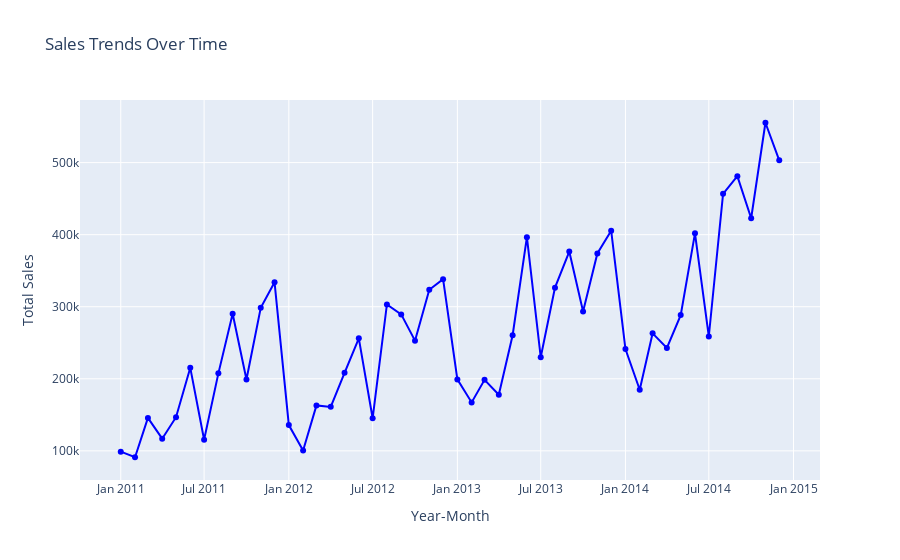

Notebook source saved alongside this figure:
### Markdown cell above
### Sales Trend over time

### Code cell
import plotly.express as px

#df['order_date'] = pd.to_datetime(df['order_date'])
df['Year_month'] = df['Order.Date'].dt.to_period('M').astype(str)
sales_trends = df.groupby('Year_month')['Sales'].sum().reset_index()

fig3 = px.line(sales_trends, x='Year_month', y='Sales', title='Sales Trends Over Time',
               labels={'Year_month': 'Year-Month', 'Sales': 'Total Sales'},
               markers=True)
fig3.update_traces(line_color='blue')
fig3.show()

### Figure 1 — Plotly figure (JSON) as saved in the notebook; plotly's stock layout.template omitted (floating-point values rounded to 4 significant figures)
{"data": [{"hovertemplate": "Year-Month=%{x}<br>Total Sales=%{y}<extra></extra>", "legendgroup": "", "line": {"color": "blue", "dash": "solid"}, "marker": {"symbol": "circle"}, "mode": "lines+markers", "name": "", "orientation": "v", "showlegend": false, "type": "scatter", "x": ["2011-01", "2011-02", "2011-03", "2011-04", "2011-05", "2011-06", "2011-07", "2011-08", "2011-09", "2011-10", "2011-11", "2011-12", "2012-01", "2012-02", "2012-03", "2012-04", "2012-05", "2012-06", "2012-07", "2012-08", "2012-09", "2012-10", "2012-11", "2012-12", "2013-01", "2013-02", "2013-03", "2013-04", "2013-05", "2013-06", "2013-07", "2013-08", "2013-09", "2013-10", "2013-11", "2013-12", "2014-01", "2014-02", "2014-03", "2014-04", "2014-05", "2014-06", "2014-07", "2014-08", "2014-09", "2014-10", "2014-11", "2014-12"], "xaxis": "x", "y": [98902, 91152, 145726, 116927, 146762, 215214, 115518, 207570, 290230, 199070, 298499, 333941, 135775, 100521, 163092, 161060, 208370, 256181, 145247, 303158, 289390, 252942, 323512, 338245, 199197, 167247, 198591, 177835, 260525, 396513, 229940, 326491, 376626, 293423, 373996, 405476, 241267, 184848, 263110, 242781, 288404, 401843, 258718, 456633, 481186, 422785, 555312, 503154], "yaxis": "y"}], "layout": {"legend": {"tracegroupgap": 0}, "title": {"text": "Sales Trends Over Time"}, "xaxis": {"anchor": "y", "domain": [0, 1], "title": {"text": "Year-Month"}}, "yaxis": {"anchor": "x", "domain": [0, 1], "title": {"text": "Total Sales"}}}}
